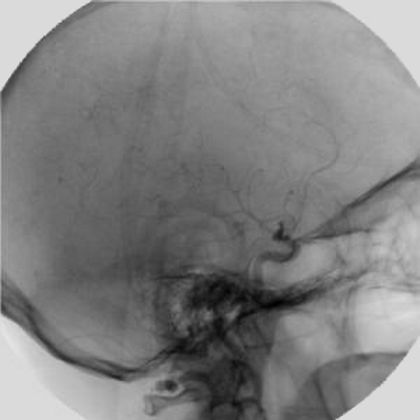
#> input picture EXERCISE2/sub_a.tif, 420 x 420 px
$ python EXE2_b150343cs_bastian_7b.py   (Python 2 division)
#> lines starting #> are read from the running program, lines starting #| are printed output that depends on the picture
from PIL import Image
import numpy as np
im=Image.open("sub_a.tif")
#> im is the input picture: PIL image 420x420 L; min 0, max 229, mean 129.3
im=im.convert("L")
ima=np.array(im)
im=Image.open("sub_b.tif")
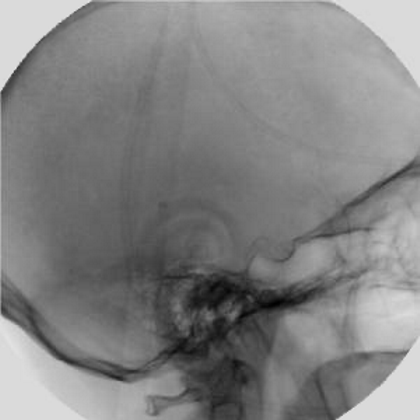
#> input picture EXERCISE2/sub_b.tif, 420 x 420 px
#> im is the input picture: PIL image 420x420 L; min 0, max 234, mean 130.7
im=im.convert("L")
imb=np.array(im)
imc = np.zeros(((ima.shape[0]),(ima.shape[1])))
for i in range(ima.shape[0]):
	for j in range(ima.shape[1]):
		s=int(ima[i][j]) | int(imb[i][j])

	        imc[i][j]=s
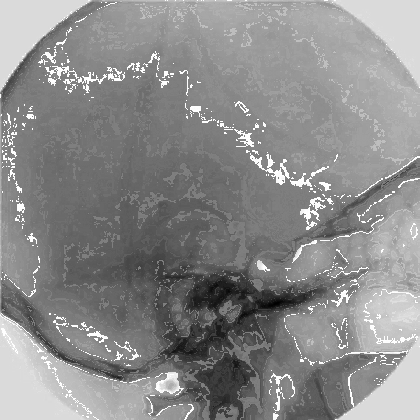
#> imc: shape (420, 420) float64; min 0, max 255, mean 139.2
newi=Image.fromarray(imc)
newi=newi.convert("L")
#> newi: PIL image 420x420 L
newi.save("7b.jpg")
